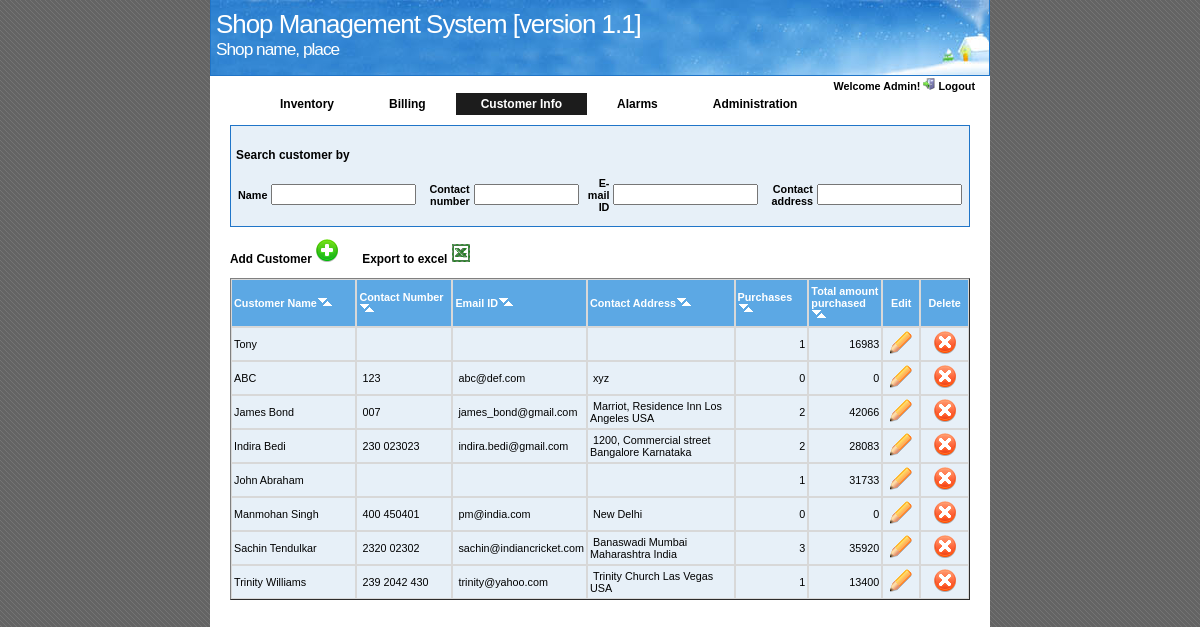
/customers.php (signed in), run on the app's committed database.
### tables this page shows
CREATE TABLE `customers` (
  `customer_id` int(10) NOT NULL auto_increment,
  `customer_name` varchar(50) NOT NULL default '',
  `contact_num` varchar(30) default NULL,
  `email_id` varchar(50) default NULL,
  `contact_addr1` varchar(50) default NULL,
  `contact_addr2` varchar(50) default NULL,
  `contact_addr3` varchar(50) default NULL,
  `contact_addr4` varchar(50) default NULL,
  `purchases` int(10) NOT NULL default '0',
  `total_amount` int(10) NOT NULL default '0',
  `timestamp` timestamp NOT NULL default CURRENT_TIMESTAMP on update CURRENT_TIMESTAMP,
  PRIMARY KEY  (`customer_id`),
  UNIQUE KEY `customer_name` (`customer_name`)
);

### lib/php_functions.php (the view, shortened to what this page needs)
<?
function generate_customer_list_table($query, $db_conn)
{
	$result = mysql_query($query, $db_conn);
	echo "<table class='sortable' border = '1' cellpadding='0' cellspacing='0' id='CustomerList'>
	<thead >
	<tr>
		<th class='hide' width='5%'> ID </th>
		<th width='17%'> Customer Name </th>
		<th width='13%'> Contact Number </th>
		<th width='15%'> Email ID </th>
		<th width='20%'> Contact Address </th>
		<th width='10%'> Purchases </th>
		<th width='10%'> Total amount purchased </th>
	";
	if( $_SESSION['permissions']['amd_customer'] )
	{
	echo "
		<th class='center unsortable'> Edit </th>
		<th class='center unsortable'> Delete </th>
	";
	}
	echo "
	</tr>
	</thead>
	<tbody >";
	while($row = mysql_fetch_array($result))
	{
		echo "<tr>";
		echo "<td>" . $row['customer_name'] . "</td>";
		echo "<td>&nbsp;" . $row['contact_num'] . "</td>";
		echo "<td>&nbsp;" . $row['email_id'] . "</td>";
		echo "<td>&nbsp;" . $row['contact_addr1'] . " ". $row['contact_addr2'] . " " . $row['contact_addr3'] . " " . $row['contact_addr4'] .  "</td>";
		echo "<td class='number'>" . $row['purchases'] . "</td>";
		echo "<td class='number'>" . $row['total_amount'] . "</td>";
		if( $_SESSION['permissions']['amd_customer'] )
		{
		echo "<td class='center' style='cursor:pointer' onclick=\"Modalbox.show('edit_customer.php?customer_id=" . $row['customer_id'] . "&customer_name=" . stripslashes($row['customer_name']) . "&contact_num=" . stripslashes($row['contact_num']). "&email_id=". stripslashes($row['email_id']). "&contact_addr1=" . stripslashes($row['contact_addr1']) .  "&contact_addr2=" . stripslashes($row['contact_addr2'])  .  "&contact_addr3=" . stripslashes($row['contact_addr3'])  .  "&contact_addr4=" . stripslashes($row['contact_addr4'])  .  "', {title:'Edit Customer Information', width:400, height:370} )\"> <img src='img/modify.png'/> </td>";
		echo "<td class='center' style='cursor:pointer' onclick='delete_customer(\"" . $row['customer_name'] . "\", " . $row['customer_id'] . ");'> <img src='img/delete.png'/> </td>";
		}
		echo "</tr>";
	}
	echo "</tbody>
	</table>";
}
?>

### common/shop_mgt.css (style rules this page uses)
body { background: transparent url(../img/bg_img.gif) repeat scroll 0 0; color:#303030; font:12px 'Lucida Sans', sans-serif; margin:0; padding:0; text-align:center; }
table { width : 100%; background-color: #E7F0F8; }
table th, .footer { padding : 5px 2px; background-color: #5CA8E4; font-weight : bold; color : white; border : 1px solid #d8d8d8; }
table td , .not_highlighted { padding : 3px 2px; border: 1px solid #d8d8d8; }
.number , .right_align { text-align: right; }
.center { text-align: center; }

### data on the page
customers: customer_name "Tony", purchases "1", total_amount "16983"
customers: customer_name "ABC", contact_num "123", email "abc@def.com", contact_addr1 "xyz", purchases "0", total_amount "0"
customers: customer_name "James Bond", contact_num "007", email "james_bond@gmail.com", contact_addr1 "Marriot, Residence Inn", contact_addr2 "Los Angeles", contact_addr3 "USA", purchases "2", total_amount "42066"
customers: customer_name "Indira Bedi", contact_num "230 023023", email "indira.bedi@gmail.com", contact_addr1 "1200, Commercial street", contact_addr2 "Bangalore", contact_addr3 "Karnataka", purchases "2", total_amount "28083"
customers: customer_name "John Abraham", purchases "1", total_amount "31733"
customers: customer_name "Manmohan Singh", contact_num "400 450401", email "pm@india.com", contact_addr1 "New Delhi", purchases "0", total_amount "0"
customers: customer_name "Sachin Tendulkar", contact_num "2320 02302", email "sachin@indiancricket.com", contact_addr1 "Banaswadi", contact_addr2 "Mumbai", contact_addr3 "Maharashtra", contact_addr4 "India", purchases "3", total_amount "35920"
customers: customer_name "Trinity Williams", contact_num "239 2042 430", email "trinity@yahoo.com", contact_addr1 "Trinity Church", contact_addr2 "Las Vegas", contact_addr3 "USA", purchases "1", total_amount "13400"

### other printed values
$_SESSION['username'] "Admin"
